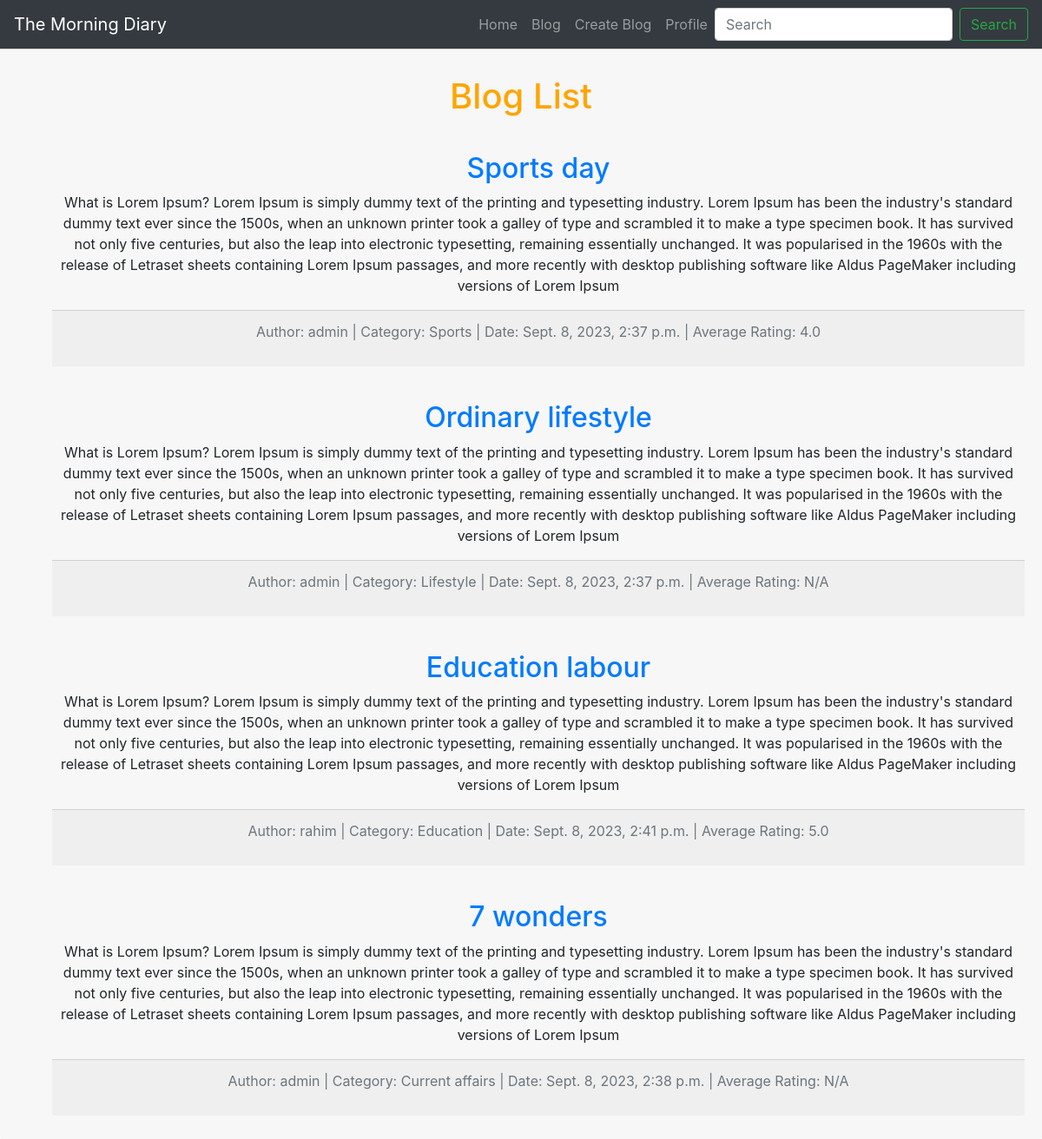
The app's page /blog/blog_list/ (signed in) with its own data.
### blog/models.py (models this page shows, shortened)
class Blog(models.Model):
    title = models.CharField(max_length=200)
    body = models.TextField()
    category = models.ForeignKey(BlogCategory, on_delete=models.CASCADE)
    date = models.DateTimeField(auto_now_add=True)
    author = models.ForeignKey(CustomUser, on_delete=models.CASCADE)

class BlogCategory(models.Model):
    name = models.CharField(max_length=100)
    def __str__(self):
        return self.name

### accounts/models.py (models this page shows)
class CustomUser(AbstractUser):
    bio = models.TextField(blank=True)
    profile_picture = models.ImageField(upload_to='profile_pictures/', blank=True)
    social_media_links = models.URLField(blank=True)
    def __str__(self):
        return self.username

### blog/views.py (the view)
# urls.py: path('blog_list/', views.blog_list, name='blog_list'),
@login_required
def blog_list(request):
    blogs = Blog.objects.annotate(avg_rating=Avg('blogreview__rating'))
    context = {
        'blogs': blogs,
    }
    return render(request, 'blog/blog_list.html', context)

### blog/templates/blog/blog_list.html (shortened to what this page needs)
<!DOCTYPE html>
<html lang="en">
<head>
    <link rel="stylesheet" href="https://stackpath.bootstrapcdn.com/bootstrap/4.5.2/css/bootstrap.min.css">
</head>
<body>
<nav class="navbar navbar-expand-lg navbar-dark bg-dark">
    <a class="navbar-brand" href="/">The Morning Diary</a>
    <div class="collapse navbar-collapse" id="navbarNav">
        <ul class="navbar-nav ml-auto">
            <li class="nav-item">
                <a class="nav-link" href="/">Home</a>
            </li>
            <li class="nav-item">
                <a class="nav-link" href="/blog/blog_list">Blog</a>
            </li>
            {% if user.is_authenticated %}
                <li class="nav-item">
                    <a class="nav-link" href="/blog/create_blog/">Create Blog</a>
                </li>
                <li class="nav-item">
                    <a class="nav-link" href="/accounts/profile/">Profile</a>
                </li>
            {% endif %}
        </ul>
        <form class="form-inline my-2 my-lg-0" action="{% url 'blog_search' %}" method="get">
          <input class="form-control mr-sm-2" type="search" placeholder="Search" aria-label="Search" name="q">
          <button class="btn btn-outline-success my-2 my-sm-0" type="submit">Search</button>
      </form>
    </div>
  </nav>
   <div style = "text-align: center;" class="card-footer ">
    <h1 style = "text-align: center; color: orange;  margin-top: 18px;" >Blog List</h1>
    <ul>
        {% for blog in blogs %}
                <h2 style = "margin-top: 40px; text-align: center;" ><a href="{% url 'blog_detail' blog.id %}">{{ blog.title }}</a></h2>
                <p>{{ blog.body }}</p>
                <div style = "text-align: center;" class="card-footer text-muted">
                <p>Author: {{ blog.author }} | Category: {{ blog.category }} | Date: {{ blog.date }} | Average Rating: {{ blog.avg_rating|default:"N/A" }}</p>
                </div>
        {% endfor %}
      </ul>
    </div>
 </body>
</html>

### records on screen
Blog: title "Sports day", body "What is Lorem Ipsum? Lorem Ipsum is simply dummy text of the printing and typesetting industry. Lorem Ipsum has been the industry's standard dummy text ever since the 1500s, when an unknown printer took a galley of type and scrambled it to make a type specimen book. It has survived not only five centuries, but also the leap into electronic typesetting, remaining essentially unchanged. It was popularised in the 1960s with the release of Letraset sheets containing Lorem Ipsum passages, and more recently with desktop publishing software like Aldus PageMaker including versions of Lorem Ipsum", author "admin", category "Sports", date "Sept. 8, 2023, 2:37 p.m.", avg_rating "4.0"
Blog: title "Ordinary lifestyle", body "What is Lorem Ipsum? Lorem Ipsum is simply dummy text of the printing and typesetting industry. Lorem Ipsum has been the industry's standard dummy text ever since the 1500s, when an unknown printer took a galley of type and scrambled it to make a type specimen book. It has survived not only five centuries, but also the leap into electronic typesetting, remaining essentially unchanged. It was popularised in the 1960s with the release of Letraset sheets containing Lorem Ipsum passages, and more recently with desktop publishing software like Aldus PageMaker including versions of Lorem Ipsum", author "admin", category "Lifestyle", date "Sept. 8, 2023, 2:37 p.m.", avg_rating "N/A"
Blog: title "Education labour", body "What is Lorem Ipsum? Lorem Ipsum is simply dummy text of the printing and typesetting industry. Lorem Ipsum has been the industry's standard dummy text ever since the 1500s, when an unknown printer took a galley of type and scrambled it to make a type specimen book. It has survived not only five centuries, but also the leap into electronic typesetting, remaining essentially unchanged. It was popularised in the 1960s with the release of Letraset sheets containing Lorem Ipsum passages, and more recently with desktop publishing software like Aldus PageMaker including versions of Lorem Ipsum", author "rahim", category "Education", date "Sept. 8, 2023, 2:41 p.m.", avg_rating "5.0"
Blog: title "7 wonders", body "What is Lorem Ipsum? Lorem Ipsum is simply dummy text of the printing and typesetting industry. Lorem Ipsum has been the industry's standard dummy text ever since the 1500s, when an unknown printer took a galley of type and scrambled it to make a type specimen book. It has survived not only five centuries, but also the leap into electronic typesetting, remaining essentially unchanged. It was popularised in the 1960s with the release of Letraset sheets containing Lorem Ipsum passages, and more recently with desktop publishing software like Aldus PageMaker including versions of Lorem Ipsum", author "admin", category "Current affairs", date "Sept. 8, 2023, 2:38 p.m.", avg_rating "N/A"
